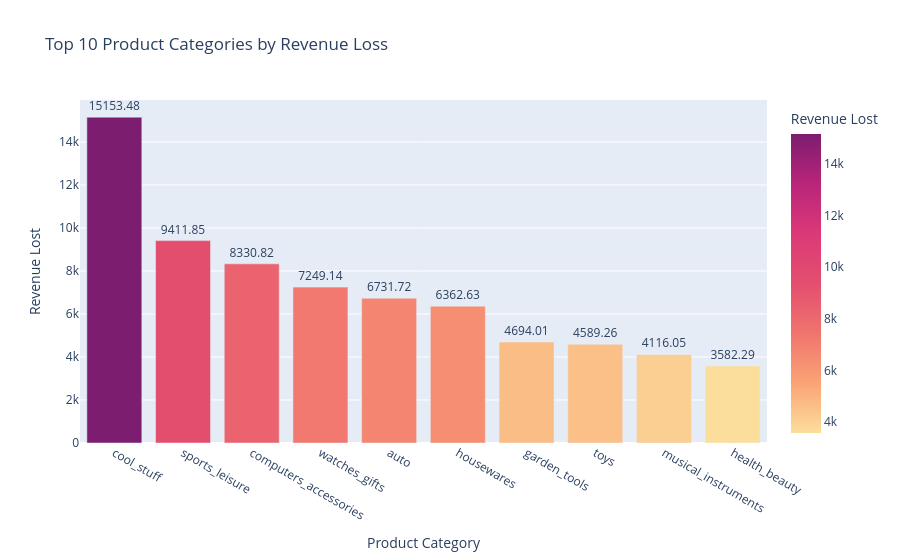

Notebook source saved alongside this figure:
### Code cell
category_level_revenue_leakage_summary()

### Figure 1 — Plotly figure (JSON) as saved in the notebook; plotly's stock layout.template omitted (floating-point values rounded to 4 significant figures)
{"data": [{"hovertemplate": "Product Category=%{x}<br>Revenue Lost=%{marker.color}<extra></extra>", "legendgroup": "", "marker": {"color": [15150.0, 9412.0, 8331.0, 7249.0, 6732.0, 6363.0, 4694.0, 4589.0, 4116.0, 3582.0], "coloraxis": "coloraxis", "pattern": {"shape": ""}}, "name": "", "orientation": "v", "showlegend": false, "text": [15150.0, 9412.0, 8331.0, 7249.0, 6732.0, 6363.0, 4694.0, 4589.0, 4116.0, 3582.0], "textposition": "outside", "texttemplate": "%{text:.2f}", "type": "bar", "x": ["cool_stuff", "sports_leisure", "computers_accessories", "watches_gifts", "auto", "housewares", "garden_tools", "toys", "musical_instruments", "health_beauty"], "xaxis": "x", "y": [15150.0, 9412.0, 8331.0, 7249.0, 6732.0, 6363.0, 4694.0, 4589.0, 4116.0, 3582.0], "yaxis": "y"}], "layout": {"barmode": "relative", "coloraxis": {"colorbar": {"title": {"text": "Revenue Lost"}}, "colorscale": [[0, "rgb(252, 222, 156)"], [0.1667, "rgb(250, 164, 118)"], [0.3333, "rgb(240, 116, 110)"], [0.5, "rgb(227, 79, 111)"], [0.6667, "rgb(220, 57, 119)"], [0.8333, "rgb(185, 37, 122)"], [1, "rgb(124, 29, 111)"]]}, "legend": {"tracegroupgap": 0}, "title": {"text": "Top 10 Product Categories by Revenue Loss"}, "xaxis": {"anchor": "y", "domain": [0, 1], "title": {"text": "Product Category"}}, "yaxis": {"anchor": "x", "domain": [0, 1], "title": {"text": "Revenue Lost"}}}}
